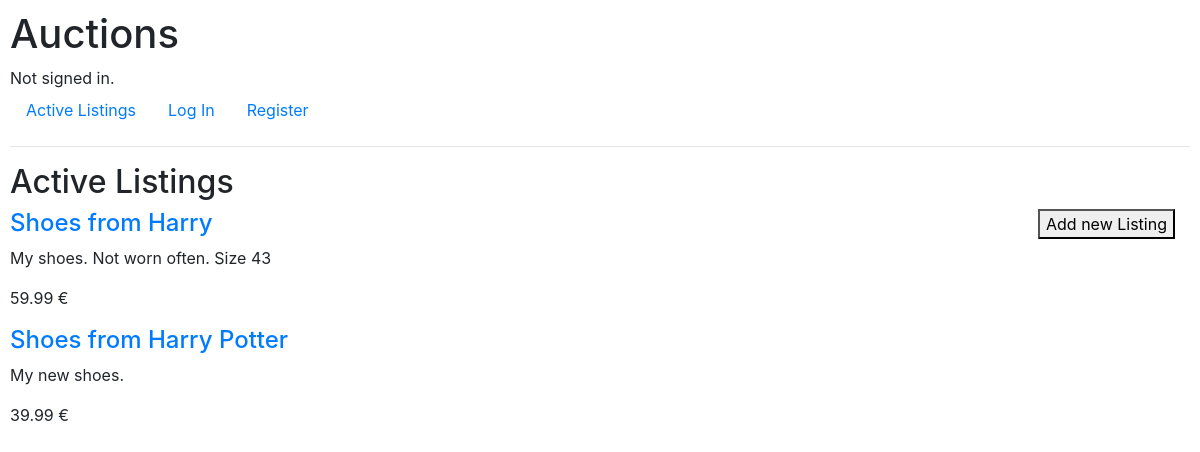
/, run on an earlier commit of the app's database.
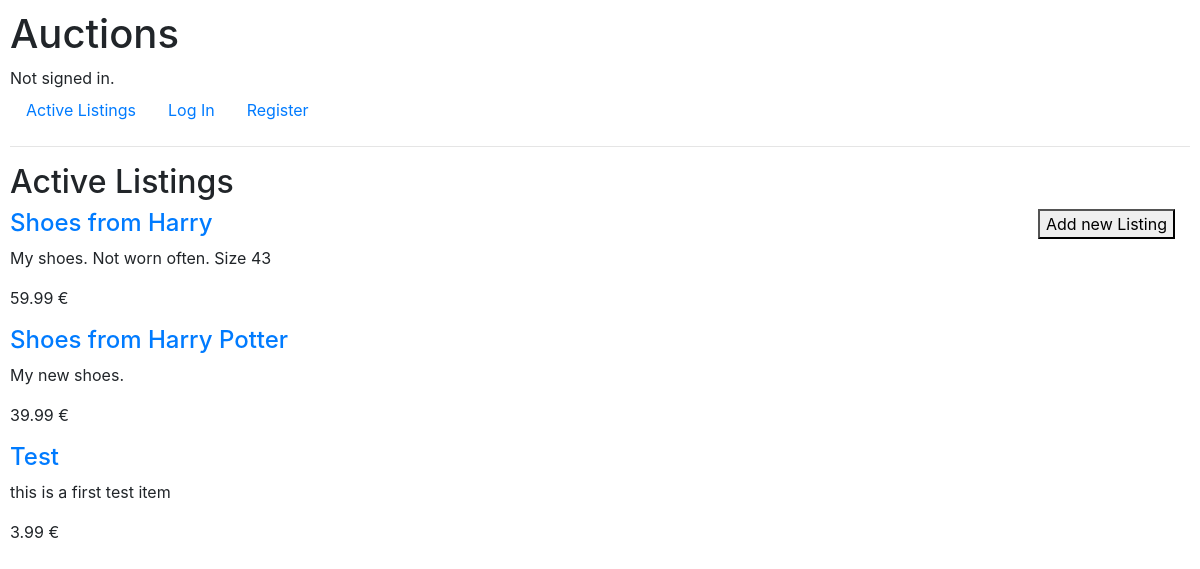
And on a later commit of the database.
### auctions/models.py (models this page shows, shortened)
class Listing(models.Model):
    title = models.CharField(max_length=64, blank=False, null=False)
    description = models.TextField(blank=False, null=False)
    starting_bid = models.DecimalField(max_digits=10, decimal_places=2, blank=False, null=False)
    image = models.URLField(help_text="Insert URL for prodcut image here")
    category = models.CharField(
        max_length=64,
        default="Others",
        )
    current_price = models.DecimalField(max_digits=10, decimal_places=2, default=0)

### auctions/views.py (the view)
# urls.py: path("", views.index, name="index"),
def index(request):
    return render(request, "auctions/index.html", {
        "listings": Listing.objects.all(),
    })

### auctions/templates/auctions/index.html (shortened to what this page needs)
{% extends "auctions/layout.html" %}
{% block body %}
    <h2>Active Listings</h2>
    <button id="add_listing" onclick="window.location.href='{% url 'add' %}'">Add new Listing</button>
    <div class="listings-container">
        {% if listings %}
            {% for listing in listings %}
                <div class="single-listing-container">
                    <div class="listing-title">
                        <h4><a href="{% url 'listing' listing.id %}">{{ listing.title }}</a></h4>
                    </div>
                    <div class="listing-details">
                        <p>{{ listing.description }}</p>
                        <p>{{ listing.starting_bid}} €</p>
                    </div>
                </div>
            {% endfor %}
        {% else %}
            <p>No current listings.</p>
        {% endif %}
    </div>
{% endblock %}

### auctions/templates/auctions/layout.html (shortened to what this page needs)
{% load static %}
<!DOCTYPE html>
<html lang="en">
    <head>
        <link rel="stylesheet" href="https://stackpath.bootstrapcdn.com/bootstrap/4.4.1/css/bootstrap.min.css">
        <link href="{% static 'auctions/styles.css' %}" rel="stylesheet">
    </head>
    <body>
        <h1>Auctions</h1>
        <div>
            {% if user.is_authenticated %}
                Signed in as <strong>{{ user.username }}</strong>.
            {% else %}
                Not signed in.
            {% endif %}
        </div>
        <ul class="nav">
            <li class="nav-item">
                <a class="nav-link" href="{% url 'index' %}">Active Listings</a>
            </li>
            {% if user.is_authenticated %}
                <li class="nav-item">
                    <a class="nav-link" href="{% url 'whishlist' %}">Whishlist</a>
                </li>
                <li class="nav-item">
                    <a class="nav-link" href="{% url 'logout' %}">Log Out</a>
                </li>
            {% else %}
                <li class="nav-item">
                    <a class="nav-link" href="{% url 'login' %}">Log In</a>
                </li>
                <li class="nav-item">
                    <a class="nav-link" href="{% url 'register' %}">Register</a>
                </li>
            {% endif %}
        </ul>
        <hr>
        {% block body %}
        {% endblock %}
    </body>
</html>

### auctions/static/auctions/styles.css (style rules this page uses)
body { padding: 10px; }
#add_listing { position: fixed; right: 25px; }

What changed in the data, as far as the page shows it:
added Listing: title "Test", description "this is a first test item", starting_bid "3.99"
